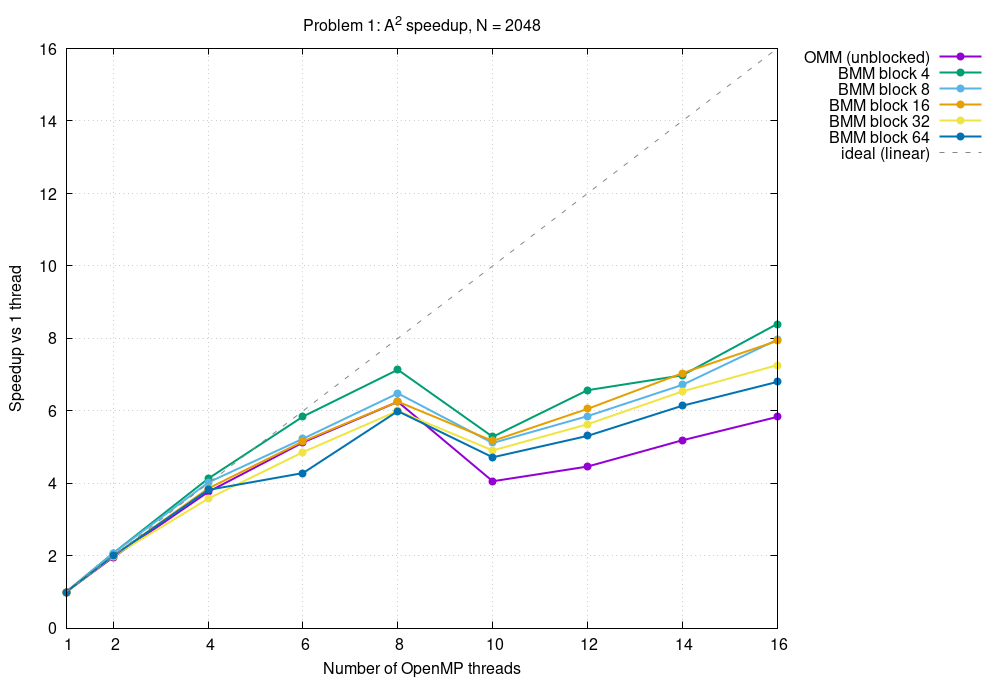

The script that saved this image:
# generated by plots/plot_all.sh -- regenerate, do not hand-edit
set terminal pngcairo size 1000,680 enhanced font 'Helvetica,12'
set output 'plots/p1_speedup_n2048.png'
set title "Problem 1: A^2 speedup, N = 2048"
set xlabel 'Number of OpenMP threads'
set ylabel 'Speedup vs 1 thread'
set key outside right top
set grid
set xtics (1,2,4,6,8,10,12,14,16)
plot 'plots/data/p1_omm_n2048.dat' using 1:3 with linespoints lw 2 pt 7 title 'OMM (unblocked)', \
     'plots/data/p1_bmm_n2048_b4.dat' using 1:3 with linespoints lw 2 pt 7 title 'BMM block 4', \
     'plots/data/p1_bmm_n2048_b8.dat' using 1:3 with linespoints lw 2 pt 7 title 'BMM block 8', \
     'plots/data/p1_bmm_n2048_b16.dat' using 1:3 with linespoints lw 2 pt 7 title 'BMM block 16', \
     'plots/data/p1_bmm_n2048_b32.dat' using 1:3 with linespoints lw 2 pt 7 title 'BMM block 32', \
     'plots/data/p1_bmm_n2048_b64.dat' using 1:3 with linespoints lw 2 pt 7 title 'BMM block 64', \
     x with lines lw 1 dt 2 lc rgb '#888888' title 'ideal (linear)'
